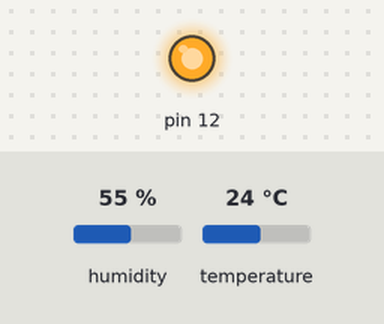
Simulated run of this sketch. Board: Arduino Uno, built with avr-gcc and run on an emulated ATmega328P. Shown: output pins drawn as LEDs (lit = HIGH). Inputs (shaded band) come from the test bench; at power-on: humidity 55 %, temperature 24 °C. What the sketch prints to the serial monitor is not drawn.

Above: at 1.5 s.
At 3.5 s:
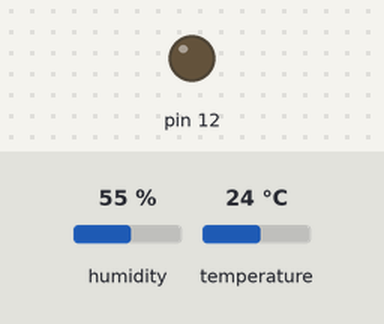
Timing chart, 0 to 5.2 s (numbered marks = the images above):
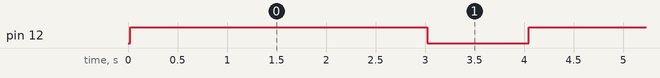

Measured:
- by itself, pin 12: alternates HIGH for 3.0 s and LOW for 1.0 s

The sketch:

temp.ino
```cpp
#include <DHT.h>    // подключаем библиотеку для датчика
DHT dht(2, DHT11);  // сообщаем на каком порту будет датчик

void setup() {
  dht.begin();         // запускаем датчик DHT11
  Serial.begin(9600);  // подключаем монитор порта
}

void loop() {
  // считываем температуру (t) и влажность (h)
  float h = dht.readHumidity();
  float t = dht.readTemperature();

  // выводим температуру (t) и влажность (h) на монитор порта
  Serial.print("Humidity: ");
  Serial.println(h);
  Serial.print("Temperature: ");
  Serial.println(t);

  pinMode(12, OUTPUT); // объявляем пин 12 как выход
  digitalWrite(12, HIGH); // замыкаем реле
  delay(3000); // ждем 3 секунды
  digitalWrite(12, LOW); // размыкаем реле
  delay(1000); // ждем 1 секунду
}
```
